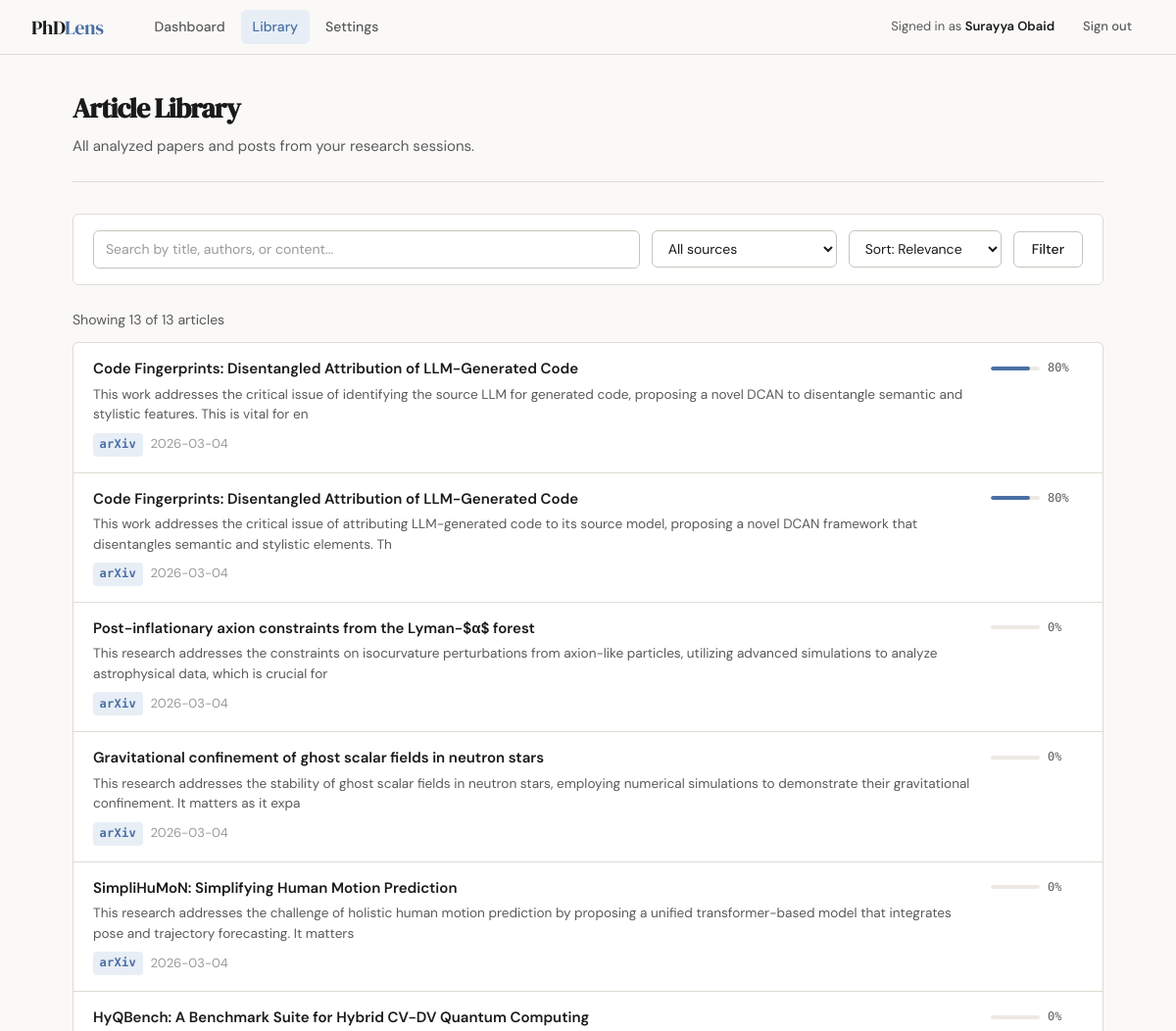
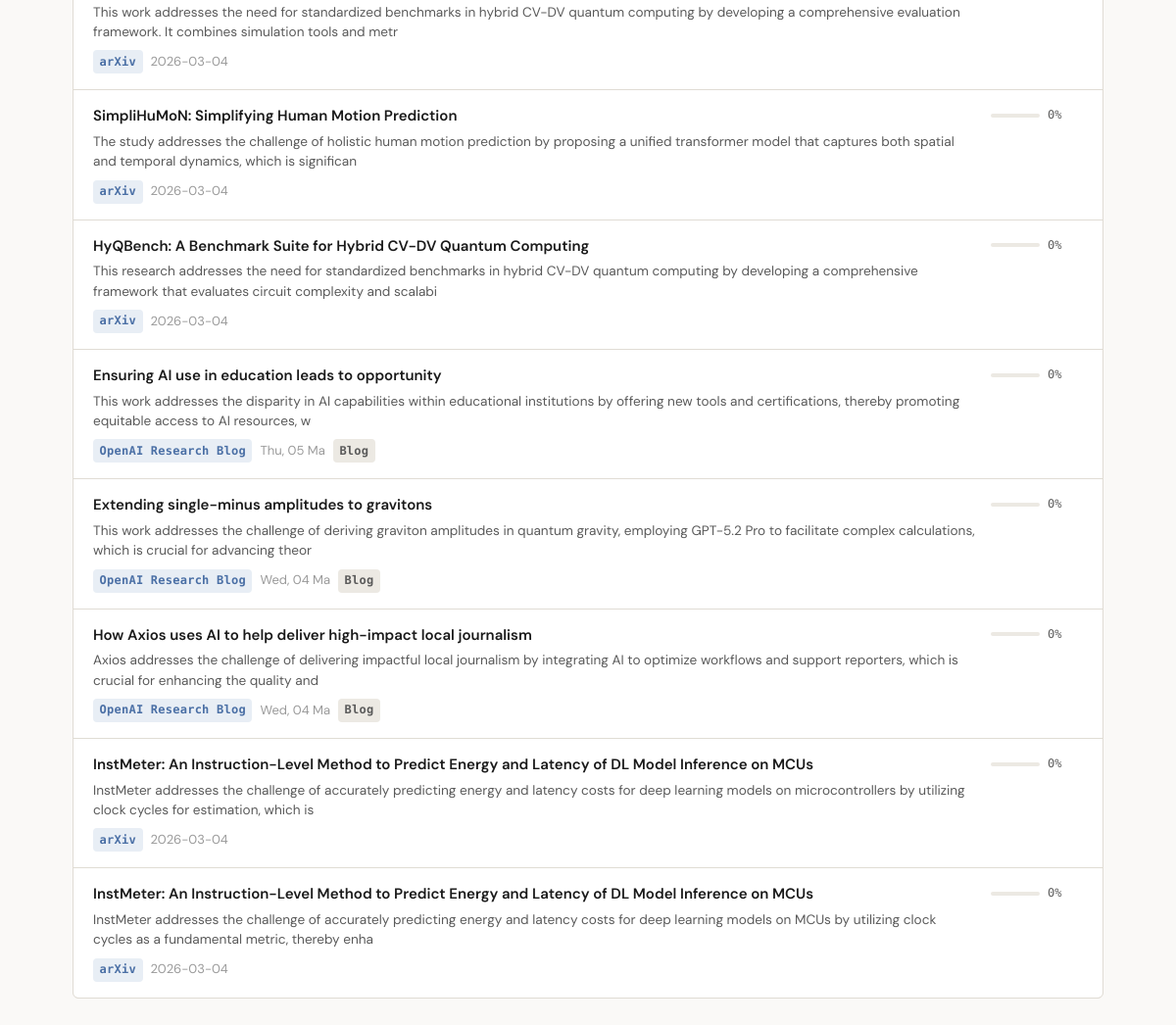
The app's page /articles/ (signed in) with its own data (2 pictures, top to bottom).
### models.py (models this page shows, shortened)
class User(UserMixin, db.Model):
    __tablename__ = 'users'
    id = db.Column(db.Integer, primary_key=True)
    email = db.Column(db.String(150), unique=True, nullable=False)
    name = db.Column(db.String(100), nullable=False)
    password_hash = db.Column(db.String(256), nullable=False)
    created_at = db.Column(db.DateTime, default=datetime.utcnow)
    openai_api_key = db.Column(db.String(256), nullable=True)
    profile = db.relationship('ResearchProfile', backref='user', uselist=False, cascade='all, delete-orphan')
    articles = db.relationship('Article', backref='user', cascade='all, delete-orphan')
    digests = db.relationship('DailyDigest', backref='user', cascade='all, delete-orphan')

class Article(db.Model):
    __tablename__ = 'articles'
    id = db.Column(db.Integer, primary_key=True)
    user_id = db.Column(db.Integer, db.ForeignKey('users.id'), nullable=False)
    title = db.Column(db.String(1000), nullable=False)
    authors = db.Column(db.Text, default='')
    abstract = db.Column(db.Text, default='')
    url = db.Column(db.String(2000), default='')
    source_platform = db.Column(db.String(100), default='')
    published_date = db.Column(db.String(50), default='')
    fetched_at = db.Column(db.DateTime, default=datetime.utcnow)
    is_blog_post = db.Column(db.Boolean, default=False)
    summary_highlights = db.Column(db.Text, default='')
    summary_methodology = db.Column(db.Text, default='')
    summary_datasets = db.Column(db.Text, default='')
    summary_models = db.Column(db.Text, default='')
    summary_results = db.Column(db.Text, default='')
    summary_soul = db.Column(db.Text, default='')
    detail_approach = db.Column(db.Text, default='')
    detail_methodology = db.Column(db.Text, default='')
    detail_results = db.Column(db.Text, default='')
    detail_figures = db.Column(db.Text, default='')
    detail_writeup_summary = db.Column(db.Text, default='')
    relevance_score = db.Column(db.Float, default=0.0)
    digest_id = db.Column(db.Integer, db.ForeignKey('daily_digests.id'), nullable=True)

### routes/articles.py (the view, shortened to what this page needs)
@articles_bp.route('/')
@login_required
def library():
    page = request.args.get('page', 1, type=int)
    search = request.args.get('q', '')
    source = request.args.get('source', '')
    sort_by = request.args.get('sort', 'relevance')
    query = Article.query.filter_by(user_id=current_user.id)
    if source:
        query = query.filter(Article.source_platform == source)
    if sort_by == 'relevance':
        query = query.order_by(Article.relevance_score.desc())
    elif sort_by == 'date':
        query = query.order_by(Article.fetched_at.desc())
    elif sort_by == 'title':
        query = query.order_by(Article.title.asc())
    articles = query.paginate(page=page, per_page=15, error_out=False)
    sources = db.session.query(Article.source_platform).filter_by(
        user_id=current_user.id
    ).distinct().all()
    sources = [s[0] for s in sources if s[0]]
    return render_template('library.html', articles=articles, search=search,
                           source=source, sort_by=sort_by, sources=sources)

### templates/library.html (shortened to what this page needs)
{% extends "base.html" %}
{% block content %}
<div class="page-wrapper">
    <div class="page-header">
        <h1 class="page-title">Article Library</h1>
        <div class="page-subtitle">All analyzed papers and posts from your research sessions.</div>
    </div>
    <form method="GET" class="filter-bar">
        <input type="text" class="form-control" name="q" value="{{ search }}" placeholder="Search by title, authors, or content...">
        <select class="form-control" name="source" style="width:auto;min-width:160px;">
            <option value="">All sources</option>
        </select>
        <select class="form-control" name="sort" style="width:auto;">
            <option value="relevance" {% if sort_by == 'relevance' %}selected{% endif %}>Sort: Relevance</option>
        </select>
        <button type="submit" class="btn btn-secondary">Filter</button>
    </form>
    {% if articles.items %}
    <div style="font-size:0.875rem;color:var(--ink-muted);margin-bottom:0.75rem;">
        Showing {{ articles.items|length }} of {{ articles.total }} articles
    </div>
    <div class="article-list">
        {% for article in articles.items %}
        <a href="{{ url_for('dashboard.view_article', article_id=article.id) }}" class="article-row">
            <div class="article-row-content">
                <div class="article-title">{{ article.title }}</div>
                {% if article.summary_soul %}
                <div class="article-soul">{{ article.summary_soul[:180] }}</div>
                {% elif article.abstract %}
                <div class="article-soul">{{ article.abstract[:180] }}...</div>
                {% endif %}
                <div class="article-meta">
                    <span class="badge badge-blue">{{ article.source_platform }}</span>
                    {% if article.published_date %}
                    <span class="text-xs text-faint">{{ article.published_date }}</span>
                    {% endif %}
                    {% if article.is_blog_post %}
                    <span class="badge badge-gray">Blog</span>
                    {% endif %}
                </div>
            </div>
            <div class="article-row-score">
                <div class="score-bar-wrap">
                    <div class="score-bar" style="width:50px;"><div class="score-bar-fill" style="width:{{ (article.relevance_score * 100)|int }}%"></div></div>
                    <span class="score-label">{{ "%.0f"|format(article.relevance_score * 100) }}%</span>
                </div>
            </div>
        </a>
        {% endfor %}
    </div>
    {% endif %}
</div>
{% endblock %}

### templates/base.html (shortened to what this page needs)
<!DOCTYPE html>
<html lang="en">
<head>
</head>
<body>
{% if current_user.is_authenticated %}
<nav class="nav">
    <a href="{{ url_for('dashboard.home') }}" class="nav-brand">PhD<span>Lens</span></a>
    <div class="nav-links">
        <a href="{{ url_for('dashboard.home') }}" class="nav-link {% if request.endpoint == 'dashboard.home' %}active{% endif %}">Dashboard</a>
        <a href="{{ url_for('articles.library') }}" class="nav-link {% if request.endpoint == 'articles.library' %}active{% endif %}">Library</a>
        <a href="{{ url_for('settings.research_profile') }}" class="nav-link {% if 'settings' in request.endpoint %}active{% endif %}">Settings</a>
    </div>
    <div class="nav-right">
        <span class="nav-user">Signed in as <strong>{{ current_user.name }}</strong></span>
        <a href="{{ url_for('auth.logout') }}" class="btn btn-ghost btn-sm">Sign out</a>
    </div>
</nav>
{% endif %}
{% block content %}{% endblock %}
</body>
</html>

### templates/base.html (style rules this page uses)
*, *::before, *::after { box-sizing: border-box; margin: 0; padding: 0; }
:root { --ink: #1a1a1a; --ink-muted: #5a5a5a; --ink-faint: #9a9a9a; --paper: #faf9f7; --paper-warm: #f4f2ee; --paper-mid: #ece9e3; --border: #e0dcd4; --border-strong: #c8c4bc; --accent: #4a6fa5; --accent-light: #e8eef5; --accent-muted: #7a9bc4; --success: #3a7a5a; --success-light: #e6f2ec; --warning: #8a6a2a; --warning-light: #f5eed9; --danger: #8a3a3a; --danger-light: #f5e8e8; --radius: 6px; --shadow-sm: 0 1px 3px rgba(0,0,0,0.06); --shadow: 0 2px 8px rgba(0,0,0,0.08); --shadow-lg: 0 4px 20px rgba(0,0,0,0.10); }
html { font-size: 16px; }
body { font-family: 'DM Sans', sans-serif; background: var(--paper); color: var(--ink); line-height: 1.6; min-height: 100vh; }
.nav { position: sticky; top: 0; z-index: 100; background: rgba(250,249,247,0.95); backdrop-filter: blur(8px); border-bottom: 1px solid var(--border); padding: 0 2rem; display: flex; align-items: center; gap: 2rem; height: 56px; }
.nav-brand { font-family: 'DM Serif Display', serif; font-size: 1.25rem; color: var(--ink); text-decoration: none; letter-spacing: -0.02em; }
.nav-brand span { color: var(--accent); }
.nav-links { display: flex; gap: 0.25rem; margin-left: 0.5rem; }
.nav-link { font-size: 0.875rem; font-weight: 500; color: var(--ink-muted); text-decoration: none; padding: 0.375rem 0.75rem; border-radius: var(--radius); transition: all 0.15s; }
.nav-link.active { color: var(--accent); background: var(--accent-light); }
.nav-right { margin-left: auto; display: flex; align-items: center; gap: 1rem; }
.nav-user { font-size: 0.8125rem; color: var(--ink-muted); }
.nav-user strong { color: var(--ink); font-weight: 600; }
.page-wrapper { max-width: 1100px; margin: 0 auto; padding: 2rem 1.5rem; }
.page-header { margin-bottom: 2rem; padding-bottom: 1.5rem; border-bottom: 1px solid var(--border); }
.page-title { font-family: 'DM Serif Display', serif; font-size: 1.75rem; letter-spacing: -0.03em; color: var(--ink); }
.page-subtitle { font-size: 0.9375rem; color: var(--ink-muted); margin-top: 0.25rem; }
.btn { display: inline-flex; align-items: center; gap: 0.5rem; padding: 0.5rem 1.125rem; font-size: 0.875rem; font-weight: 500; border: 1px solid transparent; border-radius: var(--radius); cursor: pointer; text-decoration: none; transition: all 0.15s; font-family: 'DM Sans', sans-serif; line-height: 1.4; }
.btn-secondary { background: white; color: var(--ink); border-color: var(--border-strong); }
.btn-ghost { background: transparent; color: var(--ink-muted); border-color: transparent; }
.btn-sm { padding: 0.3125rem 0.75rem; font-size: 0.8125rem; }
.form-control { width: 100%; padding: 0.5rem 0.75rem; font-size: 0.875rem; font-family: 'DM Sans', sans-serif; color: var(--ink); background: white; border: 1px solid var(--border-strong); border-radius: var(--radius); transition: border-color 0.15s, box-shadow 0.15s; line-height: 1.5; }
.form-control::placeholder { color: var(--ink-faint); }
.badge { display: inline-block; padding: 0.2em 0.55em; font-size: 0.75rem; font-weight: 600; border-radius: 4px; font-family: 'DM Mono', monospace; letter-spacing: 0.02em; }
.badge-blue { background: var(--accent-light); color: var(--accent); }
.badge-gray { background: var(--paper-mid); color: var(--ink-muted); }
.text-faint { color: var(--ink-faint); }
.text-xs { font-size: 0.8125rem; }
.score-bar-wrap { display: flex; align-items: center; gap: 0.5rem; }
.score-bar { height: 4px; background: var(--paper-mid); border-radius: 2px; flex: 1; overflow: hidden; }
.score-bar-fill { height: 100%; background: var(--accent); border-radius: 2px; }
.score-label { font-size: 0.75rem; font-family: 'DM Mono', monospace; color: var(--ink-muted); min-width: 36px; }

### records on screen
User: name "Surayya Obaid"
Article: title "Code Fingerprints: Disentangled Attribution of LLM-Generated Code", summary_soul "This work addresses the critical issue of identifying the source LLM for generated code, proposing a novel DCAN to disentangle semantic and stylistic features. This is vital for en", source_platform "arXiv", published_date "2026-03-04", article.relevance_score*100 "80"
Article: title "Code Fingerprints: Disentangled Attribution of LLM-Generated Code", summary_soul "This work addresses the critical issue of attributing LLM-generated code to its source model, proposing a novel DCAN framework that disentangles semantic and stylistic elements. Th", source_platform "arXiv", published_date "2026-03-04", article.relevance_score*100 "80"
Article: title "Post-inflationary axion constraints from the Lyman-$α$ forest", summary_soul "This research addresses the constraints on isocurvature perturbations from axion-like particles, utilizing advanced simulations to analyze astrophysical data, which is crucial for", source_platform "arXiv", published_date "2026-03-04", article.relevance_score*100 "0"
Article: title "Gravitational confinement of ghost scalar fields in neutron stars", summary_soul "This research addresses the stability of ghost scalar fields in neutron stars, employing numerical simulations to demonstrate their gravitational confinement. It matters as it expa", source_platform "arXiv", published_date "2026-03-04", article.relevance_score*100 "0"
Article: title "SimpliHuMoN: Simplifying Human Motion Prediction", summary_soul "This research addresses the challenge of holistic human motion prediction by proposing a unified transformer-based model that integrates pose and trajectory forecasting. It matters", source_platform "arXiv", published_date "2026-03-04", article.relevance_score*100 "0"
Article: title "HyQBench: A Benchmark Suite for Hybrid CV-DV Quantum Computing", summary_soul "This work addresses the need for standardized benchmarks in hybrid CV-DV quantum computing by developing a comprehensive evaluation framework. It combines simulation tools and metr", source_platform "arXiv", published_date "2026-03-04", article.relevance_score*100 "0"
Article: title "SimpliHuMoN: Simplifying Human Motion Prediction", summary_soul "The study addresses the challenge of holistic human motion prediction by proposing a unified transformer model that captures both spatial and temporal dynamics, which is significan", source_platform "arXiv", published_date "2026-03-04", article.relevance_score*100 "0"
Article: title "HyQBench: A Benchmark Suite for Hybrid CV-DV Quantum Computing", summary_soul "This research addresses the need for standardized benchmarks in hybrid CV-DV quantum computing by developing a comprehensive framework that evaluates circuit complexity and scalabi", source_platform "arXiv", published_date "2026-03-04", article.relevance_score*100 "0"
Article: title "Ensuring AI use in education leads to opportunity", summary_soul "This work addresses the disparity in AI capabilities within educational institutions by offering new tools and certifications, thereby promoting equitable access to AI resources, w", source_platform "OpenAI Research Blog", published_date "Thu, 05 Ma", is_blog_post "Blog", article.relevance_score*100 "0"
Article: title "Extending single-minus amplitudes to gravitons", summary_soul "This work addresses the challenge of deriving graviton amplitudes in quantum gravity, employing GPT-5.2 Pro to facilitate complex calculations, which is crucial for advancing theor", source_platform "OpenAI Research Blog", published_date "Wed, 04 Ma", is_blog_post "Blog", article.relevance_score*100 "0"
Article: title "How Axios uses AI to help deliver high-impact local journalism", summary_soul "Axios addresses the challenge of delivering impactful local journalism by integrating AI to optimize workflows and support reporters, which is crucial for enhancing the quality and", source_platform "OpenAI Research Blog", published_date "Wed, 04 Ma", is_blog_post "Blog", article.relevance_score*100 "0"
Article: title "InstMeter: An Instruction-Level Method to Predict Energy and Latency of DL Model Inference on MCUs", summary_soul "InstMeter addresses the challenge of accurately predicting energy and latency costs for deep learning models on microcontrollers by utilizing clock cycles for estimation, which is", source_platform "arXiv", published_date "2026-03-04", article.relevance_score*100 "0"
Article: title "InstMeter: An Instruction-Level Method to Predict Energy and Latency of DL Model Inference on MCUs", summary_soul "InstMeter addresses the challenge of accurately predicting energy and latency costs for deep learning models on MCUs by utilizing clock cycles as a fundamental metric, thereby enha", source_platform "arXiv", published_date "2026-03-04", article.relevance_score*100 "0"

### other values on screen
{{ articles.items|length }} "13"
{{ articles.total }} "13"
